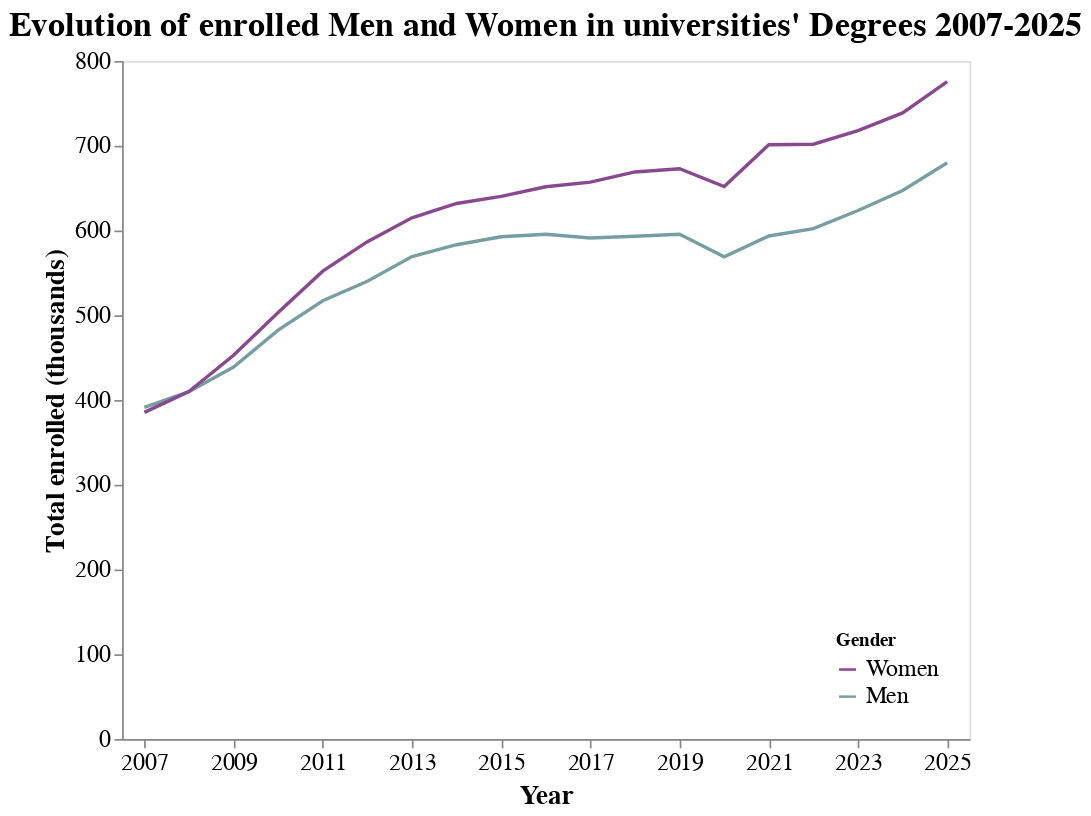

The code cell stored with this chart in its notebook:
### Markdown cell above
# **Third Chart: Evolution Total male and female students of overall enrolled**

The following chart shows the growth of male and females students during 2007-2025

### Code cell
# For the following chart I used ChatGPT to assist me in debugging and assisting
# me in how to develop some features of the cart

cols_3 = ["año"]
df_3 = raw.groupby(cols_3)[["total matrícula hombres", "total matrícula mujeres"]].sum().reset_index()



df_3 = df_3.melt(id_vars="año",
                 value_vars=["total matrícula hombres", "total matrícula mujeres"],
                 var_name="enrolled type",
                 value_name="total matrícula")

men = "total matrícula hombres"
women = "total matrícula mujeres"
values = list(range(2007, 2026, 2))

df_3["enrolled type"] = df_3["enrolled type"].apply(lambda x: "Men" if x == men else "Women")
df_3["total matrícula"] = df_3["total matrícula"] / 1000

chart_3 = alt.Chart(df_3).mark_line().encode(
    x = alt.X("año:N", axis=alt.Axis(title="Year",
                                     values=values,
                                     labelAngle = 0,
                                     grid = False,
                                     labelFontSize = 14,
                                     titleFontSize = 16)),
    y = alt.Y("sum(total matrícula)",
              axis=alt.Axis(title="Total enrolled (thousands)",
                            grid = False,
                            labelFontSize = 14,
                            titleFontSize = 16)),
    color = alt.Color("enrolled type",
                      legend=alt.Legend(title="Gender", orient = "bottom-right"),
                      scale = alt.Scale(
                          domain = ["Women", "Men"],
                          range = ["#88498f", "#779fa1"]
                      ))).properties(
        title = "Evolution of enrolled Men and Women in universities' Degrees 2007-2025",
        height = 400,
        width = 500
    ).configure_axis(
        grid = False,
        labelFontSize = 12,
        titleFontSize = 14
        ).configure_title(
            fontSize = 16
    ).configure_view(strokeWidth=0
    ).configure(background="transparent"
    ).configure_legend(
        labelFontSize = 14
    ).configure_title(
        fontSize=20)

chart_3.save("../static/men_women.svg")
chart_3.save("../png_charts/men_women.png")
chart_3

### Figure 1 — Vega-Lite specification as saved in the notebook (floating-point values rounded to 4 significant figures)
{"config": {"view": {"continuousWidth": 300, "continuousHeight": 300}, "background": "transparent", "legend": {"labelFontSize": 14}, "title": {"fontSize": 20}}, "data": {"name": "data-8ed288bb425d4382f3129c180485121e"}, "mark": {"type": "line"}, "encoding": {"color": {"field": "enrolled type", "legend": {"orient": "bottom-right", "title": "Gender"}, "scale": {"domain": ["Women", "Men"], "range": ["#88498f", "#779fa1"]}, "type": "nominal"}, "x": {"axis": {"grid": false, "labelAngle": 0, "labelFontSize": 14, "title": "Year", "titleFontSize": 16, "values": [2007, 2009, 2011, 2013, 2015, 2017, 2019, 2021, 2023, 2025]}, "field": "año", "type": "nominal"}, "y": {"aggregate": "sum", "axis": {"grid": false, "labelFontSize": 14, "title": "Total enrolled (thousands)", "titleFontSize": 16}, "field": "total matrícula", "type": "quantitative"}}, "height": 400, "title": "Evolution of enrolled Men and Women in universities' Degrees 2007-2025", "width": 500, "$schema": "https://vega.github.io/schema/vega-lite/v5.20.1.json", "datasets": {"data-8ed288bb425d4382f3129c180485121e": [{"año": 2007, "enrolled type": "Men", "total matrícula": 391.4}, {"año": 2008, "enrolled type": "Men", "total matrícula": 409.8}, {"año": 2009, "enrolled type": "Men", "total matrícula": 438.9}, {"año": 2010, "enrolled type": "Men", "total matrícula": 482.4}, {"año": 2011, "enrolled type": "Men", "total matrícula": 517.1}, {"año": 2012, "enrolled type": "Men", "total matrícula": 540.1}, {"año": 2013, "enrolled type": "Men", "total matrícula": 569.4}, {"año": 2014, "enrolled type": "Men", "total matrícula": 583.3}, {"año": 2015, "enrolled type": "Men", "total matrícula": 592.7}, {"año": 2016, "enrolled type": "Men", "total matrícula": 595.6}, {"año": 2017, "enrolled type": "Men", "total matrícula": 591.2}, {"año": 2018, "enrolled type": "Men", "total matrícula": 593.2}, {"año": 2019, "enrolled type": "Men", "total matrícula": 595.6}, {"año": 2020, "enrolled type": "Men", "total matrícula": 568.9}, {"año": 2021, "enrolled type": "Men", "total matrícula": 593.5}, {"año": 2022, "enrolled type": "Men", "total matrícula": 602.3}, {"año": 2023, "enrolled type": "Men", "total matrícula": 623.6}, {"año": 2024, "enrolled type": "Men", "total matrícula": 647.3}, {"año": 2025, "enrolled type": "Men", "total matrícula": 680.0}, {"año": 2007, "enrolled type": "Women", "total matrícula": 385.5}, {"año": 2008, "enrolled type": "Women", "total matrícula": 410.0}, {"año": 2009, "enrolled type": "Women", "total matrícula": 452.9}, {"año": 2010, "enrolled type": "Women", "total matrícula": 503.2}, {"año": 2011, "enrolled type": "Women", "total matrícula": 552.0}, {"año": 2012, "enrolled type": "Women", "total matrícula": 586.8}, {"año": 2013, "enrolled type": "Women", "total matrícula": 615.0}, {"año": 2014, "enrolled type": "Women", "total matrícula": 631.9}, {"año": 2015, "enrolled type": "Women", "total matrícula": 640.3}, {"año": 2016, "enrolled type": "Women", "total matrícula": 651.6}, {"año": 2017, "enrolled type": "Women", "total matrícula": 657.1}, {"año": 2018, "enrolled type": "Women", "total matrícula": 669.1}, {"año": 2019, "enrolled type": "Women", "total matrícula": 672.8}, {"año": 2020, "enrolled type": "Women", "total matrícula": 652.0}, {"año": 2021, "enrolled type": "Women", "total matrícula": 701.2}, {"año": 2022, "enrolled type": "Women", "total matrícula": 701.8}, {"año": 2023, "enrolled type": "Women", "total matrícula": 717.9}, {"año": 2024, "enrolled type": "Women", "total matrícula": 738.8}, {"año": 2025, "enrolled type": "Women", "total matrícula": 775.6}]}}
